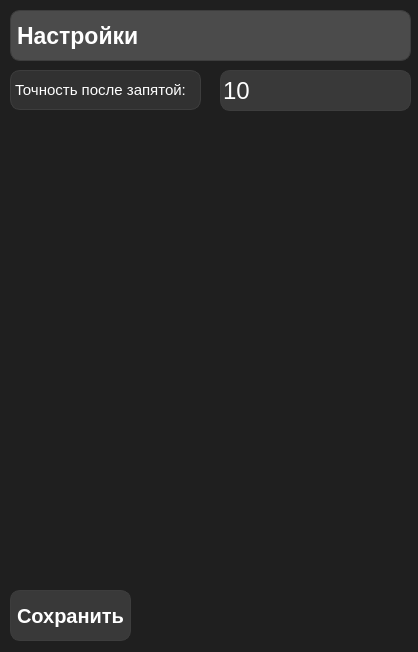
<?xml version="1.0" encoding="UTF-8"?>
<ui version="4.0">
 <class>Dialog</class>
 <widget class="QDialog" name="Dialog">
  <property name="geometry">
   <rect>
    <x>0</x>
    <y>0</y>
    <width>418</width>
    <height>652</height>
   </rect>
  </property>
  <property name="minimumSize">
   <size>
    <width>418</width>
    <height>652</height>
   </size>
  </property>
  <property name="maximumSize">
   <size>
    <width>418</width>
    <height>652</height>
   </size>
  </property>
  <property name="windowTitle">
   <string>Dialog</string>
  </property>
  <property name="styleSheet">
   <string notr="true">background-color: #1f1f1f;</string>
  </property>
  <widget class="QLabel" name="label">
   <property name="geometry">
    <rect>
     <x>10</x>
     <y>10</y>
     <width>401</width>
     <height>51</height>
    </rect>
   </property>
   <property name="styleSheet">
    <string notr="true">font-size: 23px;
background-color: rgb(75, 75, 75);
color: white;
font-weight: bold;
border: 1px solid rgb(61, 61, 61);
border-radius: 10px;</string>
   </property>
   <property name="text">
    <string>Настройки</string>
   </property>
  </widget>
  <widget class="QLabel" name="label_10">
   <property name="geometry">
    <rect>
     <x>10</x>
     <y>70</y>
     <width>191</width>
     <height>40</height>
    </rect>
   </property>
   <property name="styleSheet">
    <string notr="true">font-size: 15px;
background-color: rgb(49, 49, 49);
border: 1px solid rgb(61, 61, 61);
border-radius: 10px;
color: white;</string>
   </property>
   <property name="text">
    <string>Точность после запятой:</string>
   </property>
  </widget>
  <widget class="QLineEdit" name="le_accuracy">
   <property name="geometry">
    <rect>
     <x>220</x>
     <y>70</y>
     <width>191</width>
     <height>41</height>
    </rect>
   </property>
   <property name="styleSheet">
    <string notr="true">font-size: 24px;
background-color: rgb(57, 57, 57);
border: 1px solid rgb(61, 61, 61);
border-radius: 10px;
color: white;</string>
   </property>
   <property name="text">
    <string>10</string>
   </property>
  </widget>
  <widget class="QPushButton" name="pushButton">
   <property name="geometry">
    <rect>
     <x>10</x>
     <y>590</y>
     <width>121</width>
     <height>51</height>
    </rect>
   </property>
   <property name="styleSheet">
    <string notr="true">border: 1px solid rgb(61, 61, 61);
background-color: rgb(57, 57, 57);
border-radius: 10px;
font-size: 20px;
font-weight: bold;
color: white;</string>
   </property>
   <property name="text">
    <string>Сохранить</string>
   </property>
  </widget>
 </widget>
 <resources/>
 <connections/>
</ui>
